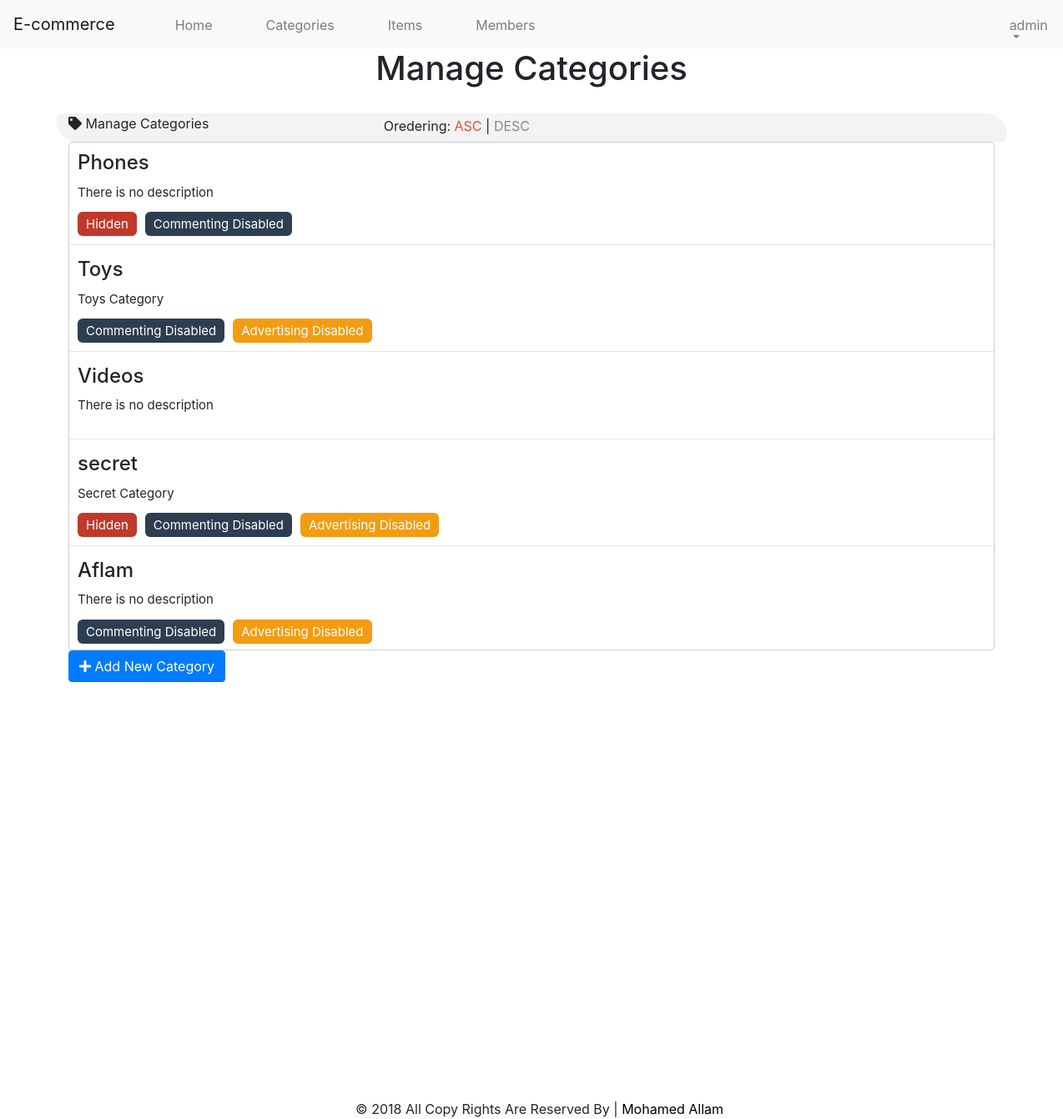
Screenshot of /ecommerce/admin/categories.php (signed in) with the database file from the repository.
### tables this page shows
CREATE TABLE `categories` (
  `ID` int(11) NOT NULL,
  `Name` varchar(255) NOT NULL,
  `Description` varchar(255) NOT NULL,
  `Ordering` int(11) DEFAULT NULL,
  `Visablity` tinyint(4) NOT NULL DEFAULT '0',
  `Allow_Comment` tinyint(4) NOT NULL DEFAULT '0',
  `Allow_Ads` tinyint(4) NOT NULL DEFAULT '0'
);

### ecommerce/admin/categories.php (the view, shortened to what this page needs)
<?php
   if (isset($_SESSION['loggedin']))
   {
   include ('init.php');
   $do = isset($_GET['do'])?$_GET['do'] : 'Manage';
   if ($do == 'Manage')
   {
    $sort ='ASC';
    $stmt2 = $connection->prepare("SELECT * FROM categories ORDER BY Ordering $sort");
    $stmt2->execute();
    $cats = $stmt2->fetchAll();
    ?>
    <h1 class="text-center">Manage Categories</h1>
    <div class="container latest categories">
      <div class="row">
         <div class="col-sm-6">
            <div class="panel panel-default">
               <div class="panel-heading">
                  <i class="fa fa-tag"></i> Manage Categories
                  <div class="ordering pull-right">
                   Oredering:
                   <a class="<?php if($sort == 'ASC'){echo 'active';} ?>"href="?sort=ASC">ASC</a> |
                   <a class="<?php if($sort == 'DESC'){echo 'active';} ?>"href="?sort=DESC">DESC</a>
                  </div>
               </div>
               <div class="panel-body">
                  <?php
                  foreach($cats as $cat)
                  {
                   echo '<div class="cat">';
                   echo '<h4>' . $cat['Name'] . '</h4>';
                   echo "<p>" ;if ($cat['Description'] == ''){echo "There is no description"; }else {echo $cat['Description'];}echo"</p>";
                   if ( $cat['Visablity'] == 1){echo '<span class="visiblity">Hidden</span>';}
                   if ( $cat['Allow_Comment'] == 1){echo '<span class="comment">Commenting Disabled</span>';}
                   if ( $cat['Allow_Ads'] == 1){echo '<span class="ads">Advertising Disabled</span>';}
                   echo '</div>';
                   echo '<hr/>';
                  }
                  ?>
              </div>
            </div>
         </div>
      </div>
      <a href="categories.php?do=Add" class="btn btn-primary"> <i class="fa fa-plus"></i> Add New Category</a>
    <?php
   }
   include $temp . "footer.php";
   }
   else {
    header('Location:index.php');
    exit();
   }
   ?>

### ecommerce/admin/layout/css/style.css (style rules this page uses)
* { transition: 0.5s; }
body { margin: 0; padding: 0; background: url("../images/551326.jpg") no-repeat; }
a { text-decoration: none; color: black; }

### ecommerce/admin/categories.php (style rules this page uses)
.ordering { position: absolute; padding: 0; top: 3px; right: 2px; }
.ordering a { color: #888; text-decoration : none; }
.ordering .active { color: #e74c3c; }
.categories .cat h4 { margin: 0 0 10px; }
.categories .cat .visiblity { background-color:#c0392b; color: #FFF; padding: 5px 10px; margin-right : 10px; border-radius : 6px; }
.categories .cat .comment { background-color:#2c3e50; color: #FFF; padding: 5px 10px; margin-right : 10px; border-radius : 6px; }
.categories .cat .ads { background-color:#f39c12; color: #FFF; padding: 5px 10px; margin-right : 10px; border-radius : 6px; }
.latest { background-color: #F3F3F3; height: 35px; width: 90px; margin-top: 30px; border-radius:15px 50px; }
.panel-body { background-color: #FFF; border: 1px solid #CCC; width: 1110px; padding: 0px; font-size: 15px; margin-top: 10px; border-radius:5px; }
.categories hr { margin-top:2px; margin-bottom: 5px; }
.categories .cat { padding: 10px; position: relative; overflow: hidden; }

### rows the page displays
categories: Name "Phones", Description "There is no description", Visablity "Hidden", Allow_Comment "Commenting Disabled"
categories: Name "Toys", Description "Toys Category", Allow_Comment "Commenting Disabled", Allow_Ads "Advertising Disabled"
categories: Name "Videos", Description "There is no description"
categories: Name "secret", Description "Secret Category", Visablity "Hidden", Allow_Comment "Commenting Disabled", Allow_Ads "Advertising Disabled"
categories: Name "Aflam", Description "There is no description", Allow_Comment "Commenting Disabled", Allow_Ads "Advertising Disabled"

### other values shown
$_SESSION['loggedin'] "admin"
